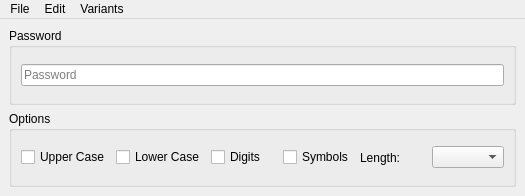
<?xml version="1.0" encoding="UTF-8"?>
<ui version="4.0">
 <class>MainWindow</class>
 <widget class="QMainWindow" name="MainWindow">
  <property name="geometry">
   <rect>
    <x>0</x>
    <y>0</y>
    <width>525</width>
    <height>196</height>
   </rect>
  </property>
  <property name="windowTitle">
   <string>MainWindow</string>
  </property>
  <widget class="QWidget" name="centralwidget">
   <layout class="QVBoxLayout" name="verticalLayout">
    <item>
     <widget class="QGroupBox" name="groupBox_2">
      <property name="title">
       <string>Password</string>
      </property>
      <layout class="QVBoxLayout" name="verticalLayout_2">
       <item>
        <widget class="QLineEdit" name="passwordEdit">
         <property name="focusPolicy">
          <enum>Qt::NoFocus</enum>
         </property>
         <property name="readOnly">
          <bool>true</bool>
         </property>
         <property name="placeholderText">
          <string>Password</string>
         </property>
        </widget>
       </item>
      </layout>
     </widget>
    </item>
    <item>
     <widget class="QGroupBox" name="groupBox">
      <property name="title">
       <string>Options</string>
      </property>
      <layout class="QHBoxLayout" name="horizontalLayout">
       <item>
        <widget class="QCheckBox" name="upperCaseCheck">
         <property name="text">
          <string>Upper Case</string>
         </property>
        </widget>
       </item>
       <item>
        <widget class="QCheckBox" name="lowerCaseCheck">
         <property name="text">
          <string>Lower Case</string>
         </property>
        </widget>
       </item>
       <item>
        <widget class="QCheckBox" name="digitsCheck">
         <property name="text">
          <string>Digits</string>
         </property>
        </widget>
       </item>
       <item>
        <widget class="QCheckBox" name="symbolsCheck">
         <property name="text">
          <string>Symbols</string>
         </property>
        </widget>
       </item>
       <item>
        <widget class="QLabel" name="label">
         <property name="text">
          <string>Length:</string>
         </property>
        </widget>
       </item>
       <item>
        <widget class="QComboBox" name="lengthComboBox"/>
       </item>
      </layout>
     </widget>
    </item>
   </layout>
  </widget>
  <widget class="QMenuBar" name="menubar">
   <property name="geometry">
    <rect>
     <x>0</x>
     <y>0</y>
     <width>525</width>
     <height>30</height>
    </rect>
   </property>
   <widget class="QMenu" name="menuFile">
    <property name="title">
     <string>File</string>
    </property>
    <addaction name="actionGenerate"/>
    <addaction name="separator"/>
    <addaction name="actionExit"/>
   </widget>
   <widget class="QMenu" name="menuVariants">
    <property name="title">
     <string>Variants</string>
    </property>
    <addaction name="actionMedium_Password"/>
    <addaction name="actionLong_Password"/>
    <addaction name="separator"/>
    <addaction name="actionUNIX"/>
    <addaction name="actionPIN"/>
   </widget>
   <widget class="QMenu" name="menuEdit">
    <property name="title">
     <string>Edit</string>
    </property>
    <addaction name="actionCopy"/>
   </widget>
   <addaction name="menuFile"/>
   <addaction name="menuEdit"/>
   <addaction name="menuVariants"/>
  </widget>
  <action name="actionGenerate">
   <property name="text">
    <string>Generate</string>
   </property>
   <property name="shortcut">
    <string>Ctrl+G</string>
   </property>
  </action>
  <action name="actionExit">
   <property name="text">
    <string>Exit</string>
   </property>
  </action>
  <action name="actionMedium_Password">
   <property name="text">
    <string>Medium Password</string>
   </property>
   <property name="shortcut">
    <string>Ctrl+M</string>
   </property>
  </action>
  <action name="actionLong_Password">
   <property name="text">
    <string>Long Password</string>
   </property>
   <property name="shortcut">
    <string>Ctrl+L</string>
   </property>
  </action>
  <action name="actionUNIX">
   <property name="text">
    <string>UNIX</string>
   </property>
   <property name="shortcut">
    <string>Ctrl+U</string>
   </property>
  </action>
  <action name="actionPIN">
   <property name="text">
    <string>PIN</string>
   </property>
   <property name="shortcut">
    <string>Ctrl+P</string>
   </property>
  </action>
  <action name="actionCopy">
   <property name="text">
    <string>Copy</string>
   </property>
   <property name="shortcut">
    <string>Ctrl+C</string>
   </property>
  </action>
 </widget>
 <resources/>
 <connections/>
</ui>
